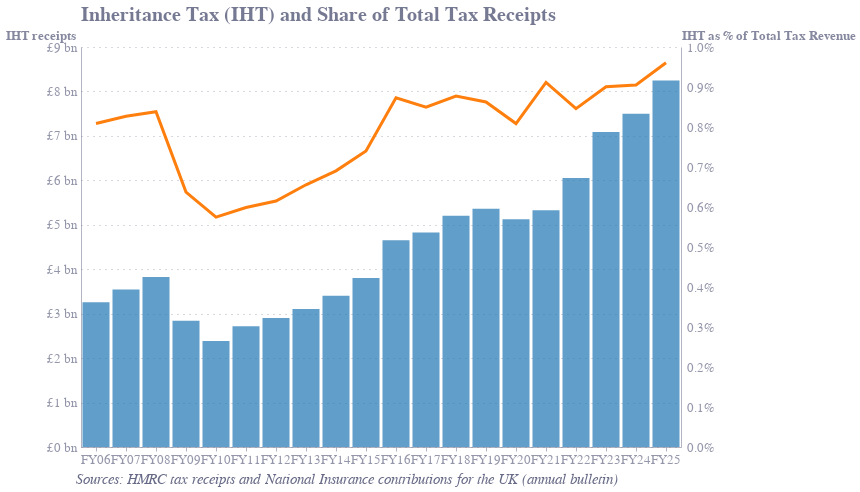

Here is the notebook cell this chart was saved with:
### Code cell
# Create base chart
base = alt.Chart(inht_gdp)

# IHT bars (left y-axis)
bars = base.mark_bar(
    opacity=0.7,
    color='#1f77b4'
).encode(
    x=alt.X('FY:O', title=None, axis=alt.Axis(labelFontSize=12.5)),
    y=alt.Y('IHT:Q', 
                title='IHT receipts', 
                scale=alt.Scale(zero=True), 
                axis=alt.Axis(titleX=-76, titleFontSize=12.5, labelFontSize=12.5, labelExpr='"£" + datum.value / 1000 + " bn"')),
    #tooltip=[
    #    alt.Tooltip('FY:O', title='Financial Year'),
    #    alt.Tooltip('SDLT:Q', title='SDLT Revenue', format='£,.0f'),
        #alt.Tooltip('SDLT as % of GDP:Q', title='SDLT as % of GDP', format='.2%')
    #]
)

# SDLT as % of GDP line (right y-axis)
line = base.mark_line(
    color='#ff7f0e',
    strokeWidth=3,
    point=False
).encode(
    x='FY:O',
    y=alt.Y('IHT as % of Total Tax Revenue:Q', 
            title='IHT as % of Total Tax Revenue',
            scale=alt.Scale(zero=True),
            axis=alt.Axis(format=',.1%', titleX=0, titleFontSize=12.5, labelFontSize=12.5)),
    #tooltip=[
        #alt.Tooltip('FY:O', title='Financial Year'),
        #alt.Tooltip('SDLT:Q', title='SDLT Revenue', format='£,.0f'),
        #alt.Tooltip('SDLT as % of GDP:Q', title='SDLT as % of GDP', format='.2%')
    #]
)

footnote = alt.Chart(pd.DataFrame({'text': [
    "Sources: HMRC tax receipts and National Insurance contributions for the UK (annual bulletin)"
]})).mark_text(
    align='left',
    baseline='top',
    fontSize=15,
    fontStyle='italic',
    dy=225,
    x=-12.5
).encode(
    text='text'
)

# Combine charts with dual y-axes
chart = alt.layer(
    bars,
    line,
    footnote
).resolve_scale(
    y='independent'
).properties(
    width=600,
    height=400,
    title='Inheritance Tax (IHT) and Share of Total Tax Receipts',
).configure_title(
    fontSize=20
)

chart

### Figure 1 — Vega-Lite specification as saved in the notebook (floating-point values rounded to 4 significant figures)
{"config": {"font": "Circular Std", "text": {"color": "#676A86", "align": "left", "baseline": "middle", "dx": 7, "dy": 0, "fontSize": 11}, "view": {"stroke": null, "continuousWidth": 400, "continuousHeight": 300, "discreteWidth": 400, "discreteHeight": 300}, "range": {"category": ["#36B7B4", "#E6224B", "#F4C245", "#0063AF", "#00A767", "#179FDB", "#EB5C2E"], "diverging": ["#E6224B", "#E54753", "#C9C9C9", "#179FDB", "#122B39"], "heatmap": ["#C9C9C9", "#179FDB", "#0063AF", "#122B39"], "ordinal": ["#00A767", "#36B7B4", "#179FDB", "#0063AF", "#243B5A"]}, "bar": {"color": "#179fdb"}, "line": {"color": "#e6224b"}, "rule": {"color": "#676A86"}, "area": {"opacity": 0.3}, "point": {"filled": true, "size": 80, "color": "#e6224b", "opacity": 0.95}, "geoshape": {"stroke": "white", "strokeWidth": 0.3}, "rect": {"fill": "#d6d4d4", "opacity": 0.3}, "axis": {"labelColor": "#676A86", "labelFontSize": 11, "labelFont": "Circular Std", "labelOpacity": 0.7, "tickColor": "#676A86", "tickOpacity": 0.5, "domainColor": "#676A86", "domainOpacity": 0.5, "gridColor": "#676A86", "gridDash": [2, 2], "gridOpacity": 0.5, "title": null, "titleColor": "#676A86", "titleOpacity": 0.8, "tickSize": 4}, "axisXDiscrete": {"grid": false, "labelAngle": 0, "tickCount": 10, "tickOpacity": 0.5, "title": null}, "axisYDiscrete": {"ticks": false, "labelPadding": 5}, "axisXTemporal": {"grid": false, "ticks": true}, "axisXQuantitative": {"grid": true}, "axisYQuantitative": {"gridColor": "#676A86", "gridDash": [1, 5], "gridOpacity": 0.5, "ticks": false, "labelPadding": 5, "tickCount": 8, "titleAngle": 0, "titleAlign": "left", "titleBaseline": "bottom", "titleX": 0, "titleY": -5}, "title": {"color": "#676A86E6", "subtitleColor": "#676A86", "font": "Circular Std", "subtitleFont": "Circular Std", "anchor": "start", "fontSize": 20, "subtitleFontSize": 12, "subtitlePadding": 4, "offset": 0, "frame": "group"}, "legend": {"titleColor": "#122b39", "title": null, "labelColor": "#122b39", "labelFontSize": 11}}, "layer": [{"data": {"name": "data-4e1c38d1e8c1a18d9d2f57200f653646"}, "mark": {"type": "bar", "color": "#1f77b4", "opacity": 0.7}, "encoding": {"x": {"axis": {"labelFontSize": 12.5}, "field": "FY", "title": null, "type": "ordinal"}, "y": {"axis": {"labelExpr": "\"£\" + datum.value / 1000 + \" bn\"", "labelFontSize": 12.5, "titleFontSize": 12.5, "titleX": -76}, "field": "IHT", "scale": {"zero": true}, "title": "IHT receipts", "type": "quantitative"}}}, {"data": {"name": "data-4e1c38d1e8c1a18d9d2f57200f653646"}, "mark": {"type": "line", "color": "#ff7f0e", "point": false, "strokeWidth": 3}, "encoding": {"x": {"field": "FY", "type": "ordinal"}, "y": {"axis": {"format": ",.1%", "labelFontSize": 12.5, "titleFontSize": 12.5, "titleX": 0}, "field": "IHT as % of Total Tax Revenue", "scale": {"zero": true}, "title": "IHT as % of Total Tax Revenue", "type": "quantitative"}}}, {"data": {"name": "data-56d7086b6b1ce1ec7397c13def6d8af9"}, "mark": {"type": "text", "align": "left", "baseline": "top", "dy": 225, "fontSize": 15, "fontStyle": "italic", "x": -12.5}, "encoding": {"text": {"field": "text", "type": "nominal"}}}], "height": 400, "resolve": {"scale": {"y": "independent"}}, "title": "Inheritance Tax (IHT) and Share of Total Tax Receipts", "width": 600, "$schema": "https://vega.github.io/schema/vega-lite/v5.20.1.json", "datasets": {"data-4e1c38d1e8c1a18d9d2f57200f653646": [{"FY": "FY06", "IHT": 3259.0, "Total HMRC Receipts": 402900.0, "GDP": 1418000.0, "IHT as % of GDP": 0.002298, "IHT as % of Total Tax Revenue": 0.008089}, {"FY": "FY07", "IHT": 3545.0, "Total HMRC Receipts": 428600.0, "GDP": 1486000.0, "IHT as % of GDP": 0.002385, "IHT as % of Total Tax Revenue": 0.008271}, {"FY": "FY08", "IHT": 3824.0, "Total HMRC Receipts": 456100.0, "GDP": 1566000.0, "IHT as % of GDP": 0.002442, "IHT as % of Total Tax Revenue": 0.008384}, {"FY": "FY09", "IHT": 2839.0, "Total HMRC Receipts": 445500.0, "GDP": 1583000.0, "IHT as % of GDP": 0.001793, "IHT as % of Total Tax Revenue": 0.006372}, {"FY": "FY10", "IHT": 2384.0, "Total HMRC Receipts": 414900.0, "GDP": 1557000.0, "IHT as % of GDP": 0.001531, "IHT as % of Total Tax Revenue": 0.005746}, {"FY": "FY11", "IHT": 2718.0, "Total HMRC Receipts": 454000.0, "GDP": 1628000.0, "IHT as % of GDP": 0.00167, "IHT as % of Total Tax Revenue": 0.005987}, {"FY": "FY12", "IHT": 2903.0, "Total HMRC Receipts": 472000.0, "GDP": 1673000.0, "IHT as % of GDP": 0.001735, "IHT as % of Total Tax Revenue": 0.00615}, {"FY": "FY13", "IHT": 3105.0, "Total HMRC Receipts": 473600.0, "GDP": 1725000.0, "IHT as % of GDP": 0.0018, "IHT as % of Total Tax Revenue": 0.006556}, {"FY": "FY14", "IHT": 3402.0, "Total HMRC Receipts": 492800.0, "GDP": 1804000.0, "IHT as % of GDP": 0.001886, "IHT as % of Total Tax Revenue": 0.006903}, {"FY": "FY15", "IHT": 3804.0, "Total HMRC Receipts": 514100.0, "GDP": 1875000.0, "IHT as % of GDP": 0.002028, "IHT as % of Total Tax Revenue": 0.0074}, {"FY": "FY16", "IHT": 4650.0, "Total HMRC Receipts": 532500.0, "GDP": 1932000.0, "IHT as % of GDP": 0.002407, "IHT as % of Total Tax Revenue": 0.008732}, {"FY": "FY17", "IHT": 4824.0, "Total HMRC Receipts": 568000.0, "GDP": 2014000.0, "IHT as % of GDP": 0.002396, "IHT as % of Total Tax Revenue": 0.008493}, {"FY": "FY18", "IHT": 5205.0, "Total HMRC Receipts": 593300.0, "GDP": 2099000.0, "IHT as % of GDP": 0.00248, "IHT as % of Total Tax Revenue": 0.008773}, {"FY": "FY19", "IHT": 5359.0, "Total HMRC Receipts": 621200.0, "GDP": 2174000.0, "IHT as % of GDP": 0.002465, "IHT as % of Total Tax Revenue": 0.008627}, {"FY": "FY20", "IHT": 5122.0, "Total HMRC Receipts": 633400.0, "GDP": 2242000.0, "IHT as % of GDP": 0.002285, "IHT as % of Total Tax Revenue": 0.008086}, {"FY": "FY21", "IHT": 5326.0, "Total HMRC Receipts": 584200.0, "GDP": 2087000.0, "IHT as % of GDP": 0.002551, "IHT as % of Total Tax Revenue": 0.009117}, {"FY": "FY22", "IHT": 6054.0, "Total HMRC Receipts": 715700.0, "GDP": 2357000.0, "IHT as % of GDP": 0.002569, "IHT as % of Total Tax Revenue": 0.008459}, {"FY": "FY23", "IHT": 7087.0, "Total HMRC Receipts": 787000.0, "GDP": 2583000.0, "IHT as % of GDP": 0.002744, "IHT as % of Total Tax Revenue": 0.009005}, {"FY": "FY24", "IHT": 7499.0, "Total HMRC Receipts": 828600.0, "GDP": 2747000.0, "IHT as % of GDP": 0.00273, "IHT as % of Total Tax Revenue": 0.009051}, {"FY": "FY25", "IHT": 8249.0, "Total HMRC Receipts": 858900.0, "GDP": 2877000.0, "IHT as % of GDP": 0.002868, "IHT as % of Total Tax Revenue": 0.009604}], "data-56d7086b6b1ce1ec7397c13def6d8af9": [{"text": "Sources: HMRC tax receipts and National Insurance contributions for the UK (annual bulletin)"}]}}
